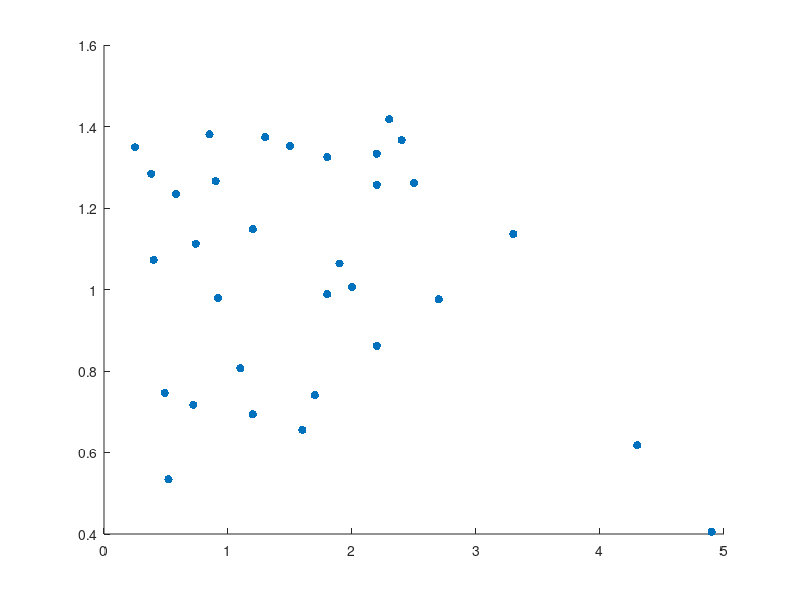

The MATLAB script that drew this image: (Note: this script raises an error after producing the figure.)
% Test Significance of Linear Regression Model of firing rate vs.
% grid3score.
% A small p-value indicates that the model fits significantly better than a 
% degenerate model consisting of only an intercept term.
% This is a linear hypothesis test on linear regression model coefficients.
% reference: https://www.mathworks.com/help/stats/linearmodel.coeftest.html

load fr;
load gs;

% plot
scatter(fr,gs,'filled')
ls=lsline;
set(ls,'LineWidth',3)
set(ls,'Color',[.5 .7 .7])
ylim([0.0 2.0])
title('Firing Rate vs. Grid3Score')
xlabel('Firing Rate') 
ylabel('Grid3Score') 

% significance test
tbl = table(fr,gs);
mdl = fitlm(tbl,'fr ~ gs')
[p,F] = coefTest(mdl)
